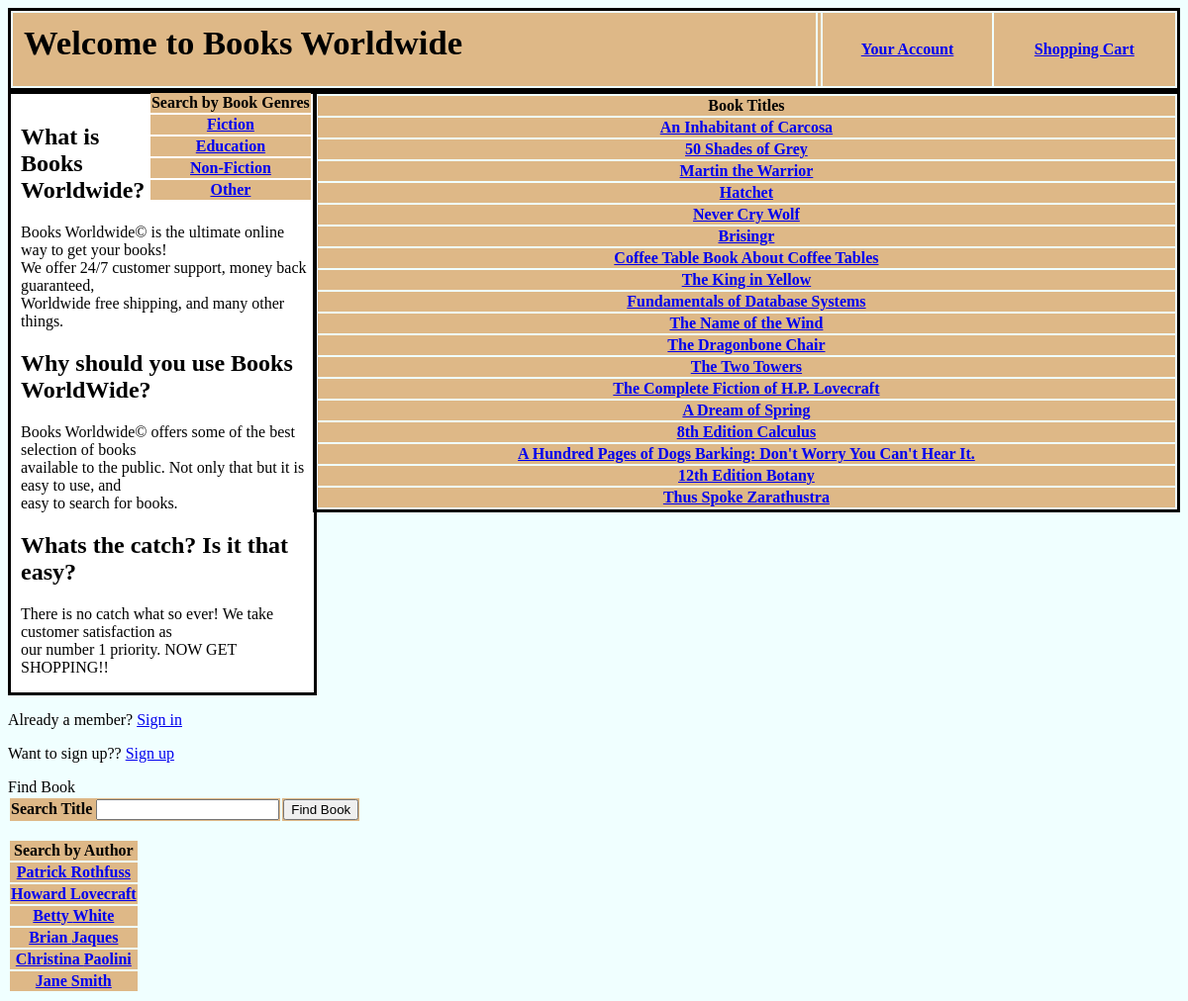
The app's page /mainpage.php with its own data.
### tables this page shows
CREATE TABLE Books(
    ISBN varchar(255) not null,
    Title varchar(255) not null,
    PublicationDate date,
    UserReviews varchar(255),
    Price decimal(10,2) not null, 
    SupplierID int not null,
    Primary Key(ISBN),
    Foreign Key(SupplierID) 
	references Supplier(SupplierID)
	on delete cascade
);

Create Table Book_Categories(
    CategoryCode int,
    CategoryDescription varchar(255),
    Primary Key(CategoryCode)
);

Create Table Author(
    AuthorID int not null AUTO_INCREMENT,
    DateOfBirth date,
    Gender varchar(1),
    FirstName varchar(255),
    LastName varchar(255),
    ContactID int not null,
    Primary Key (AuthorID),
    Foreign Key (ContactID) 
	references Contact_Details(ContactID)
	on delete cascade
);

### mainpage.php (the view, shortened to what this page needs)
<html>
	<head>
        <link rel="stylesheet" href="mainstyle.css">
    </head>
    <body>
        <table class="thetable">
            <tr>
            <th><h1>Welcome to Books Worldwide</h1></th>
            <th>
                <?php
                echo "</th>";
                if ($admin == 0){
                    echo "<th><p><a href='cPage.php'>Your Account</a> </p></th>";
                }else{
                    echo "<th><p><a href='admin.php'>Your Account</a> </p></th>";
                }
            ?>
            <th><p><a href="shoppingCart.php">Shopping Cart</a> </p></th>
            </tr>
        </table>
<?php
    include("connectiondb.php");
    $sqlget = "SELECT * FROM Books";
    $sqldata = mysqli_query($conn, $sqlget) or die('Error');
    echo "<table class = 'phptable'>";
    echo "<tr><th>Book Titles</th></tr>";
    while($row = mysqli_fetch_array($sqldata, MYSQLI_ASSOC)) {
        echo '<tr><th><a href="bookpage.php?title='.$row['Title'].'">'.$row['Title'].'<a/></tr></th>';
    }
    echo "</table>";
    $sqlget2 = "SELECT * FROM `Book_Categories`";
    $sqldata2 = mysqli_query($conn, $sqlget2) or die('Error');
    echo "<table class = 'genretable'>";
    echo "<tr><th>Search by Book Genres</th></tr>";
    while($row = mysqli_fetch_array($sqldata2, MYSQLI_ASSOC)) {
        echo '<tr><th><a href="filter.php?Filer='.$row['CategoryDescription'].'">'.$row['CategoryDescription'].'<a/></tr></th>';
    }
    echo "</table>";
?>
    <div class = "mainintro">
        <h2> What is Books Worldwide? </h2>
        <div class = "whats">
            <p> Books Worldwide&copy; is the ultimate online way to get your books! <br>
                We offer 24/7 customer support, money back guaranteed, <br>
                Worldwide free shipping, and many other things. </p>
        </div>
        <h2> Why should you use Books WorldWide? </h2>
        <div class = "why">
            <p> Books Worldwide&copy; offers some of the best selection of books <br>
                available to the public. Not only that but it is easy to use, and <br>
                easy to search for books. </p>
        </div>
        <h2> Whats the catch? Is it that easy?</h2>
        <div class = "catch">
            <p> There is no catch what so ever! We take customer satisfaction as <br>
            our number 1 priority. NOW GET SHOPPING!! </p>
        </div>
    </div>
    <div class = "sign-up">
        <p> Already a member? <a href="login.php">Sign in</a> </p>
        <p> Want to sign up?? <a href="register.php">Sign up</a> </p>
    </div>
    <form  method = "post">
    <table>
		 <th>Search Title <input type = "text" name = "FindBook" value = ""></a></th>
		 <th><p><a><input type= "submit" name = "Book" value = "Find Book"/></a></p></th>
	</table>
    </form>
    <?php
    include("connectiondb.php");
    $sqlget2 = "SELECT * FROM `Author`";
    $sqldata2 = mysqli_query($conn, $sqlget2) or die('Error');
    echo "<table class = 'Authortable'>";
    echo "<tr><th>Search by Author</th></tr>";
    while($row = mysqli_fetch_array($sqldata2, MYSQLI_ASSOC)) {
        echo '<tr><th><a href="filter.php?Au='.$row['FirstName'].' '.$row['LastName'].'">'.$row['FirstName'].' '.$row['LastName'].'<a/></tr></th>';
    }
    echo "</table>";
    ?>
    </body>
</html>

### mainstyle.css (style rules this page uses)
h1 { text-align: left; font-size: 26pt; padding-left: 10px; padding-top: 10px; }
.thetable { border-style: solid; border-color: black; width: 100%; text-align: center; }
.phptable { width: 74%; float: right; border-style: solid; border-color: black; text-align: center; }
tr { background-color: burlywood; }
body { background-color: azure; font-family: 'Times New Roman', Times, serif; }
.whats { font-size: 12pt; }
.mainintro { padding-top: 10px; padding-left: 10px; border-style: solid; border-color: black; width: 25%; }
.mainintro { background-color: white; }
.genretable { float: right; }

### records on screen
books: Title "An Inhabitant of Carcosa"
books: Title "50 Shades of Grey"
books: Title "Martin the Warrior"
books: Title "Hatchet"
books: Title "Never Cry Wolf"
books: Title "Brisingr"
books: Title "Coffee Table Book About Coffee Tables"
books: Title "The King in Yellow"
books: Title "Fundamentals of Database Systems"
books: Title "The Name of the Wind"
books: Title "The Dragonbone Chair"
books: Title "The Two Towers"
books: Title "The Complete Fiction of H.P. Lovecraft"
books: Title "A Dream of Spring"
books: Title "8th Edition Calculus"
books: Title "A Hundred Pages of Dogs Barking: Don't Worry You Can't Hear It."
books: Title "12th Edition Botany"
books: Title "Thus Spoke Zarathustra"
book_categories: CategoryDescription "Fiction"
book_categories: CategoryDescription "Education"
book_categories: CategoryDescription "Non-Fiction"
book_categories: CategoryDescription "Other"
author: FirstName "Patrick", LastName "Rothfuss"
author: FirstName "Howard", LastName "Lovecraft"
author: FirstName "Betty", LastName "White"
author: FirstName "Brian", LastName "Jaques"
author: FirstName "Christina", LastName "Paolini"
author: FirstName "Jane", LastName "Smith"
